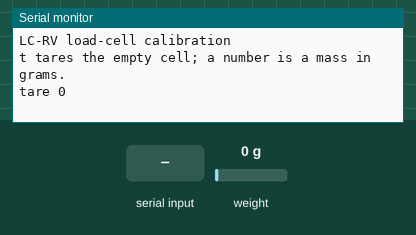
A sketch run on a simulated Arduino Nano, built with avr-gcc and run on an emulated ATmega328P. Parts: the last lines printed to the serial monitor. The inputs (shaded band) are chosen by the test bench; at power-on: weight on the scale 0 g.

Above: at 3.2 s.
3.3 s: "90,45\n" received over Serial
At 6.1 s:
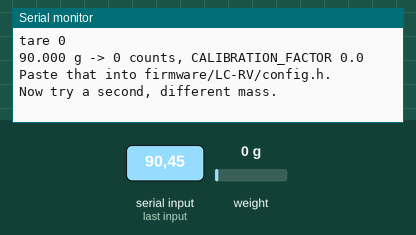
6.3 s: "0\n" received over Serial
At 6.9 s:
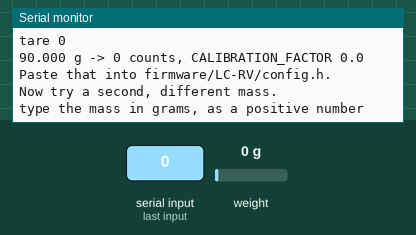

Measured:
- after the input at 3.3 s, the serial monitor: prints a new line after 2.0 s (image 1)
- after the input at 6.3 s, the serial monitor: prints a new line at once (image 2)

The sketch:

calibrate.ino
```cpp
/* LC-RV load-cell calibration.  Arduino Nano, same wiring as the main
   sketch; only the HX711 has to be connected.

   Tare the cell empty, rest a known mass on it: this sketch divides the
   change in raw HX711 counts by the mass to get CALIBRATION_FACTOR in
   counts per gram, the one value config.h needs.  A second, different
   mass checks that the cell is linear. */

#include <HX711.h>
#define PIN_HX711_DT   3
#define PIN_HX711_SCK  4
#define N_AVERAGE      20       /* raw counts averaged per reading */

HX711 scale;
static float g_tare = 0.0f;
static float g_first = 0.0f;    /* counts per gram from the first mass */

/* Read one line from the serial port, blocking. */
static void readLine(char *buf, uint8_t len)
{
  uint8_t i = 0;
  for (;;) {
    while (!Serial.available())
      ;
    const char c = (char)Serial.read();
    if (c == '\n' || c == '\r') {
      if (i > 0) {
        buf[i] = '\0';
        return;
      }
    } else if (i < len - 1) {
      buf[i++] = c;
    }
  }
}

static void tareNow()
{
  g_tare = (float)scale.read_average(N_AVERAGE);
  g_first = 0.0f;
  Serial.print(F("tare "));
  Serial.println(g_tare, 0);
}

static void measure(float massG)
{
  if (massG <= 0.0f) {
    Serial.println(F("type the mass in grams, as a positive number"));
    return;
  }
  const float counts = (float)scale.read_average(N_AVERAGE) - g_tare;
  const float k = counts / massG;
  Serial.print(massG, 3);
  Serial.print(F(" g -> "));
  Serial.print(counts, 0);
  Serial.print(F(" counts, CALIBRATION_FACTOR "));
  Serial.println(k, 1);
  Serial.println(F("Paste that into firmware/LC-RV/config.h."));
  if (g_first == 0.0f) {
    g_first = k;
    Serial.println(F("Now try a second, different mass."));
  } else {
    Serial.print(F("differs from the first mass by "));
    Serial.print((k - g_first) / g_first * 100.0f, 1);
    Serial.println(F(" %"));
  }
}

void setup()
{
  Serial.begin(115200);
  scale.begin(PIN_HX711_DT, PIN_HX711_SCK);
  if (!scale.wait_ready_timeout(1000)) {
    Serial.println(F("no HX711 on D3/D4"));
  }
  Serial.println(F("LC-RV load-cell calibration"));
  Serial.println(F("t tares the empty cell; a number is a mass in grams."));
  tareNow();
}

void loop()
{
  char line[16];
  readLine(line, sizeof(line));
  if (line[0] == 't' || line[0] == 'T') {
    tareNow();
  } else {
    measure(atof(line));
  }
}
```
